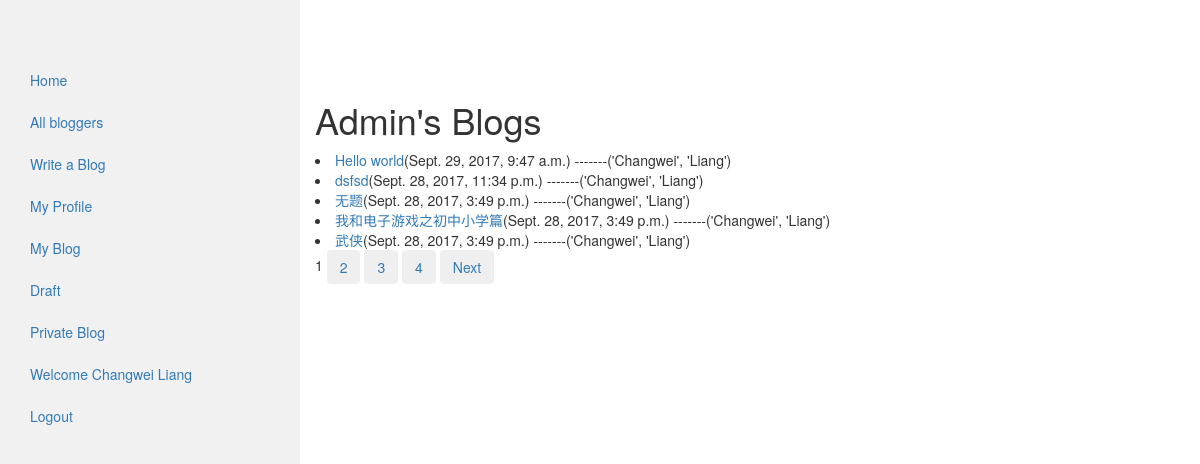
The app's page /myblog/ (signed in) with its own data.
### my_auth/models.py (models this page shows)
class User(auth_models.AbstractUser):
    email = models.EmailField(_('email address'), unique=True)

### blog/models.py (models this page shows, shortened)
class MyPost(models.Model):
    author = models.ForeignKey(settings.AUTH_USER_MODEL, on_delete=models.CASCADE)
    title = models.CharField(max_length=100)
    content = models.TextField(blank=True)
    tags = models.CharField(max_length=20, null=True, blank=True)
    published_time = models.DateTimeField(default=timezone.now)
    created_time = models.DateTimeField(default=timezone.now)
    is_draft = models.BooleanField(default=False)
    is_private = models.BooleanField(default=False)
    can_be_edited = models.BooleanField(default=False)
    allow_comment = models.BooleanField(default=True)
    class Meta:
        ordering = ['published_time']
    def get_absolute_url(self):
        return reverse('blog:blog_detail', args=[str(self.id)])

### blog/views.py (the view)
# urls.py: url(r'^myblog/$', views.MyBlog.as_view(), name='my_blog'),
class MyBlog(LoginRequiredMixin, MyPaginatedBlogListView):
    model = models.MyPost
    login_url = 'auth:login'
    template_name = 'blog/my_blog_list.html'
    paginate_by = 5
    context_object_name = 'blog_list'
    def get_queryset(self):
        return models.MyPost.objects.filter(author__username=self.request.user.username,
                                              is_draft=False, is_private=False).order_by('-published_time')

### blog/templatetags/blog_tag.py (called while the page is built)
@register.simple_tag
def real_name_or_username(blog):
    if blog.author.first_name and blog.author.last_name:
        return format_html('%s' % blog.author.first_name), format_html(blog.author.last_name)
    else:
        return blog.author.username

### blog/utils.py (called while the page is built, shortened)
def my_paginator_style(paginator, page, context, pages_num_2b_shown):
    context['multiple_page_series_to_show'] = 0
    return context

### blog/views.py (called while the page is built)
    def get_context_data(self, **kwargs):
        context = super(ListView, self).get_context_data(**kwargs)
        queryset = self.get_queryset()
        paginator, page, queryset, is_paginated = self.paginate_queryset(queryset, self.get_paginate_by(queryset))
        context = my_paginator_style(paginator, page, context, pages_num_2b_shown=5)
        return context

### blog/templates/blog/my_blog_list.html (shortened to what this page needs)
<!DOCTYPE html>
<html lang="en">
{% extends 'blog/base.html' %}
{% load blog_tag %}
{% block content %}
<h1>{{ user.username|title }}'s Blogs</h1>
{% if blog_list %}
    {% for blog in blog_list %}
        <li><a href="{{ blog.get_absolute_url }}">{{ blog.title }}</a>({{ blog.published_time }})
            -------{% real_name_or_username blog %}</li>
    {% endfor %}
{% else %}
    <p>No blogs are found</p>
{% endif %}
{% include "blog/pagination.html" %}
{% endblock %}

### blog/templates/blog/base.html (shortened to what this page needs)
<!DOCTYPE html>
<html lang="en">
{% load blog_tag %}
<head>
  <link rel="stylesheet" href="https://maxcdn.bootstrapcdn.com/bootstrap/3.3.7/css/bootstrap.min.css">
</head>
<body>
  <div class="container-fluid">
    <div class="row content">
      {% block sidebar %}
      <div class="col-sm-3 sidenav">
      <ul class="nav nav-pills nav-stacked">
          <li class=""><a href="{% url 'blog:homepage' %}">Home</a></li>
          <li><a href="{% url 'blog:blogger' %}">All bloggers</a></li>
          {% if user.is_authenticated %}
                <li><a href="{% url 'blog:create_blog' %}">Write a Blog</a></li>
                <li><a href="">My Profile</a></li>
                <li><a href="{% url 'blog:my_blog' %}">My Blog</a></li>
                <li><a href="{% url 'blog:draft_blog' %}">Draft</a></li>
                <li><a href="{% url 'blog:private_blog' %}">Private Blog</a></li>
                <li><a href="">Welcome {{ user.first_name }} {{ user.last_name }}</a></li>
                <li><a href="{% url 'auth:logout' %}">Logout</a></li>
          {% else %}
                <li><a href="{% url 'auth:login' %}">Login</a></li>
          {% endif %}
      </ul>
      {% endblock %}
      </div>
    <div class="col-sm-9 ">
      {% block content %}{% endblock %}
    </div>
    </div>
  </div>
</body>
</html>

### blog/templates/blog/base.html (style rules this page uses)
.row.content { height: 1500px }
.sidenav { background-color: #f1f1f1; height: 100%; }

### records on screen
User: first_name "Changwei", last_name "Liang", username "Admin"
MyPost: title "Hello world", published_time "Sept. 29, 2017, 9:47 a.m.", author.last_name "('Changwei', 'Liang')"
MyPost: title "dsfsd", published_time "Sept. 28, 2017, 11:34 p.m.", author.last_name "('Changwei', 'Liang')"
MyPost: title "无题", published_time "Sept. 28, 2017, 3:49 p.m.", author.last_name "('Changwei', 'Liang')"
MyPost: title "我和电子游戏之初中小学篇", published_time "Sept. 28, 2017, 3:49 p.m.", author.last_name "('Changwei', 'Liang')"
MyPost: title "武侠", published_time "Sept. 28, 2017, 3:49 p.m.", author.last_name "('Changwei', 'Liang')"

### other values on screen
{{ page_number }} "1"
{{ page_number }} "2" "3" "4"
